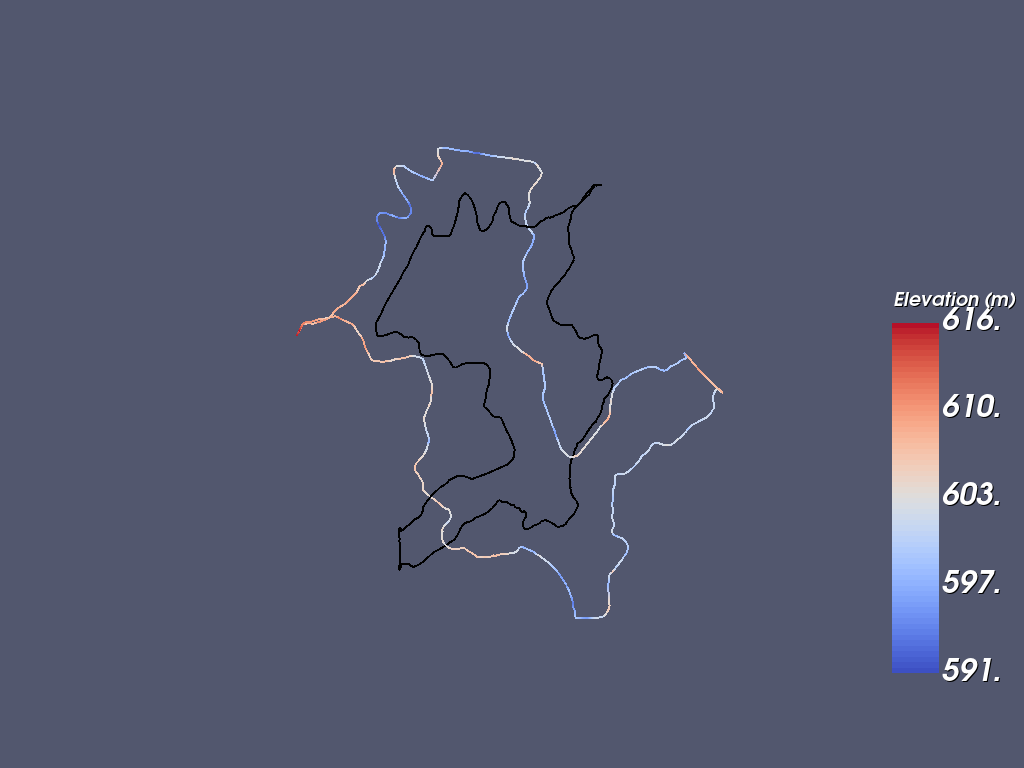

Source code (Python):
#!/usr/bin/env python

# Read ECEF coordinates from a CSV file using vtkDelimitedTextReader and
# overlay the original track (black) with a centroid-translated and rotated
# version (diverging color map) in a single renderer. The centroid translation
# brings the data to the origin so the ECEF-to-local rotation is visible.

# Factory overrides: importing these modules registers the OpenGL rendering
# and interaction style implementations for vtkRenderingCore factory classes.
import csv
import os
from pathlib import Path

import vtkmodules.vtkInteractionStyle  # noqa: F401
import vtkmodules.vtkRenderingOpenGL2  # noqa: F401
# VTK pipeline classes used in this example
from vtkmodules.vtkCommonCore import vtkLookupTable
from vtkmodules.vtkCommonDataModel import (
    vtkCellArray,
    vtkPolyLine,
)
from vtkmodules.vtkCommonTransforms import vtkTransform
from vtkmodules.vtkFiltersGeneral import (
    vtkTableToPolyData,
    vtkTransformPolyDataFilter,
)
from vtkmodules.vtkIOInfovis import vtkDelimitedTextReader
from vtkmodules.vtkRenderingAnnotation import vtkScalarBarActor
from vtkmodules.vtkRenderingCore import (
    vtkActor,
    vtkColorTransferFunction,
    vtkPolyDataMapper,
    vtkRenderWindow,
    vtkRenderWindowInteractor,
    vtkRenderer,
)

# Colors (normalized RGB)
paraview_bkg_rgb = (0.322, 0.341, 0.431)
black_rgb = (0.0, 0.0, 0.0)

# Data file: set VPE_DATA_DIR env var to override, otherwise look next to this script
data_dir = Path(os.environ.get("VPE_DATA_DIR", Path(__file__).parent))
file_name = str(data_dir / "LakeGininderra.csv")

# Compute the latitude mid-point for the ECEF rotation.
# We need this before building the VTK pipeline.
latitudes = []
with open(file_name, newline="") as f:
    reader = csv.DictReader(f)
    for row in reader:
        try:
            latitudes.append(float(row["Latitude"]))
        except (ValueError, KeyError):
            continue
lat_mid_pt = (min(latitudes) + max(latitudes)) / 2.0

# Reader: use vtkDelimitedTextReader to read the CSV directly into a vtkTable
points_reader = vtkDelimitedTextReader()
points_reader.SetFileName(file_name)
points_reader.DetectNumericColumnsOn()
points_reader.SetFieldDelimiterCharacters(",")
points_reader.SetHaveHeaders(True)

# TableToPolyData: convert the table into polydata using ECEF columns
table_to_poly = vtkTableToPolyData()
table_to_poly.SetInputConnection(points_reader.GetOutputPort())
table_to_poly.SetXColumn("X(m)")
table_to_poly.SetYColumn("Y(m)")
table_to_poly.SetZColumn("Z(m)")
table_to_poly.Update()

# Set elevation as the active scalar for coloring
poly_data = table_to_poly.GetOutput()
poly_data.GetPointData().SetActiveScalars("Elevation(m)")
elev_range = poly_data.GetPointData().GetScalars().GetRange()

# PolyLine: connect all points in order
num_pts = poly_data.GetNumberOfPoints()
poly_line = vtkPolyLine()
poly_line.GetPointIds().SetNumberOfIds(num_pts)
for i in range(num_pts):
    poly_line.GetPointIds().SetId(i, i)

cells = vtkCellArray()
cells.InsertNextCell(poly_line)
poly_data.SetLines(cells)
poly_data.Modified()

# Compute the centroid of the ECEF points so we can translate to the origin
# before rotating. Without this step, the rotation pivots around the Earth
# center (~6.3 million meters away) and has no visible effect on the track.
bounds = poly_data.GetBounds()
centroid_x = (bounds[0] + bounds[1]) / 2.0
centroid_y = (bounds[2] + bounds[3]) / 2.0
centroid_z = (bounds[4] + bounds[5]) / 2.0

# Original transform: translate to origin only (no rotation)
translate_only = vtkTransform()
translate_only.Translate(-centroid_x, -centroid_y, -centroid_z)

original_filter = vtkTransformPolyDataFilter()
original_filter.SetInputData(poly_data)
original_filter.SetTransform(translate_only)
original_filter.Update()

# Rotated transform: translate to origin, then rotate ECEF → local
# (vtkTransform applies operations in reverse order, so Translate is applied
# first, then RotateZ, then RotateX)
rotate_transform = vtkTransform()
rotate_transform.RotateX(-(90.0 - lat_mid_pt))
rotate_transform.RotateZ(90.0 - lat_mid_pt)
rotate_transform.Translate(-centroid_x, -centroid_y, -centroid_z)

rotated_filter = vtkTransformPolyDataFilter()
rotated_filter.SetInputData(poly_data)
rotated_filter.SetTransform(rotate_transform)
rotated_filter.Update()

# Diverging lookup table: cool (blue) → white → warm (red)
# See: Diverging Color Maps for Scientific Visualization (Kenneth Moreland)
ctf = vtkColorTransferFunction()
ctf.SetColorSpaceToDiverging()
ctf.AddRGBPoint(0.0, 0.230, 0.299, 0.754)
ctf.AddRGBPoint(0.5, 0.865, 0.865, 0.865)
ctf.AddRGBPoint(1.0, 0.706, 0.016, 0.150)

table_size = 256
lut = vtkLookupTable()
lut.SetTableRange(elev_range)
lut.SetNumberOfTableValues(table_size)
lut.Build()
for i in range(table_size):
    rgb = ctf.GetColor(float(i) / table_size)
    lut.SetTableValue(i, rgb[0], rgb[1], rgb[2], 1.0)

# Original actor: centroid-translated only, black, no scalar coloring
original_mapper = vtkPolyDataMapper()
original_mapper.SetInputConnection(original_filter.GetOutputPort())
original_mapper.ScalarVisibilityOff()

original_actor = vtkActor()
original_actor.SetMapper(original_mapper)
original_actor.GetProperty().SetColor(black_rgb)
original_actor.GetProperty().SetLineWidth(2)

# Rotated actor: centroid-translated + rotated, diverging LUT
rotated_mapper = vtkPolyDataMapper()
rotated_mapper.SetInputConnection(rotated_filter.GetOutputPort())
rotated_mapper.SetScalarRange(elev_range)
rotated_mapper.SetLookupTable(lut)
rotated_mapper.ScalarVisibilityOn()

rotated_actor = vtkActor()
rotated_actor.SetMapper(rotated_mapper)
rotated_actor.GetProperty().SetLineWidth(2)

# Scalar bar: display the elevation color legend
scalar_bar = vtkScalarBarActor()
scalar_bar.SetLookupTable(lut)
scalar_bar.SetTitle("Elevation (m)")
scalar_bar.UnconstrainedFontSizeOff()
scalar_bar.SetNumberOfLabels(5)
scalar_bar.SetMaximumWidthInPixels(128)
scalar_bar.SetMaximumHeightInPixels(400)
scalar_bar.SetPosition(0.87, 0.1)

# Renderer: both actors overlaid in one scene
renderer = vtkRenderer()
renderer.AddActor(original_actor)
renderer.AddActor(rotated_actor)
renderer.AddActor(scalar_bar)
renderer.SetBackground(paraview_bkg_rgb)

# Window: display the rendered scene
render_window = vtkRenderWindow()
render_window.AddRenderer(renderer)
render_window.SetWindowName("read csv vtk")
render_window.SetMultiSamples(0)
render_window.SetSize(1024, 768)

# Interactor: handle mouse and keyboard events
render_window_interactor = vtkRenderWindowInteractor()
render_window_interactor.SetRenderWindow(render_window)

# Scene: configure the camera
renderer.ResetCamera()

render_window_interactor.Initialize()
render_window_interactor.Start()
